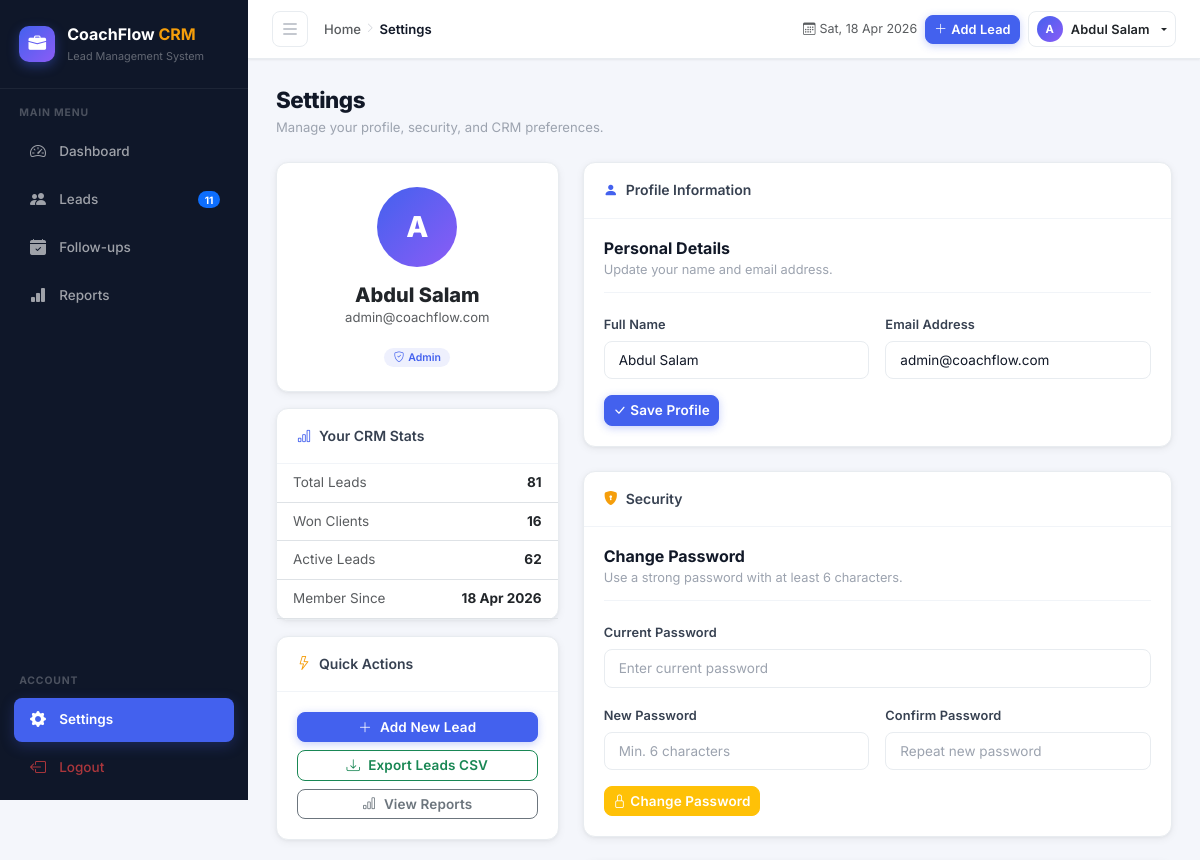
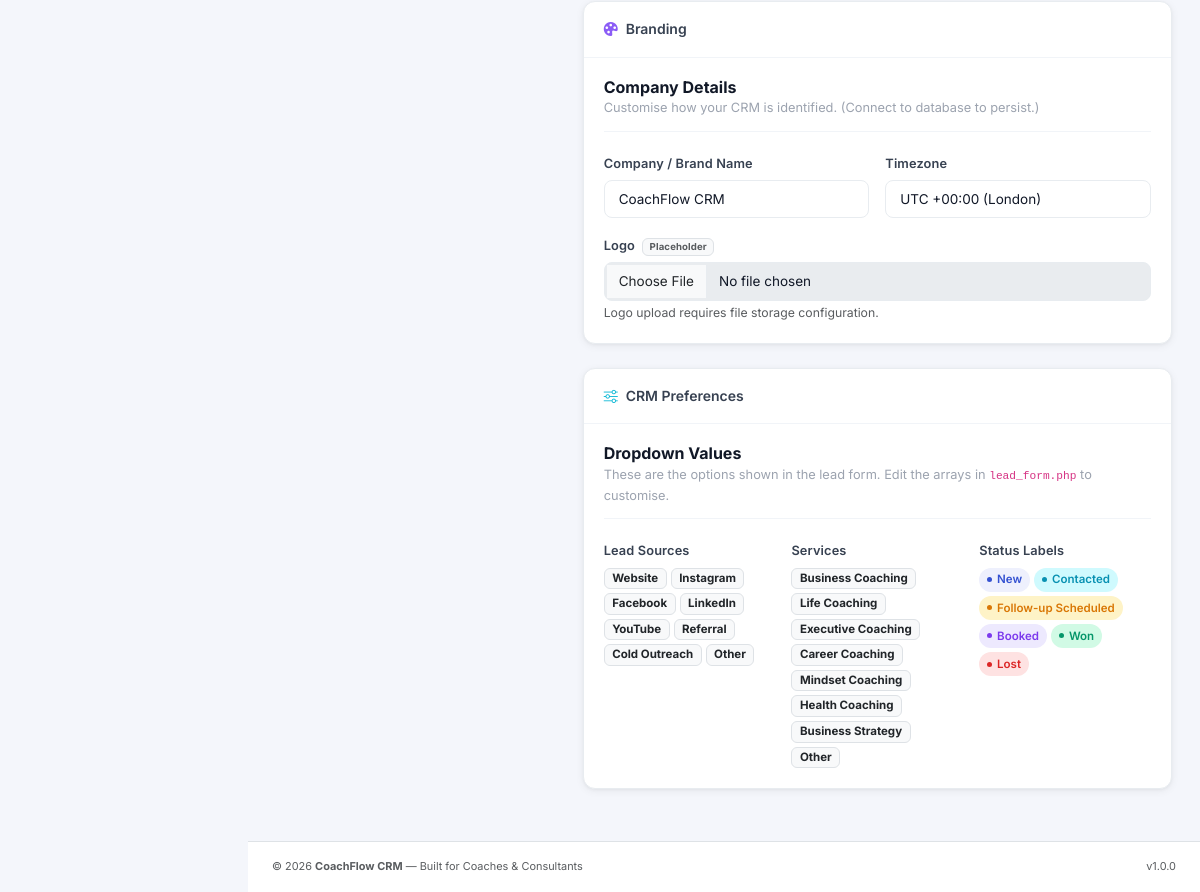
The page /settings.php (signed in) on the database its author committed (2 pictures, top to bottom).
### tables this page shows
CREATE TABLE IF NOT EXISTS users (
    id          INT AUTO_INCREMENT PRIMARY KEY,
    name        VARCHAR(100)  NOT NULL,
    email       VARCHAR(150)  NOT NULL UNIQUE,
    password    VARCHAR(255)  NOT NULL,
    created_at  DATETIME      NOT NULL DEFAULT CURRENT_TIMESTAMP
);

### settings.php (the view, shortened to what this page needs)
<?php
require_once __DIR__ . '/includes/db.php';
$user = currentUser();
$uStmt = $pdo->prepare("SELECT * FROM users WHERE id=?");
$uStmt->execute([$user['id']]);
$userData = $uStmt->fetch();
$leadSources = ['Website','Instagram','Facebook','LinkedIn','YouTube','Referral','Cold Outreach','Other'];
$services    = ['Business Coaching','Life Coaching','Executive Coaching','Career Coaching','Mindset Coaching','Health Coaching','Business Strategy','Other'];
$statuses    = ['New','Contacted','Follow-up Scheduled','Booked','Won','Lost'];
$stats = [
    ['Total Leads',   $pdo->query("SELECT COUNT(*) FROM leads")->fetchColumn()],
    ['Won Clients',   $pdo->query("SELECT COUNT(*) FROM leads WHERE status='Won'")->fetchColumn()],
    ['Active Leads',  $pdo->query("SELECT COUNT(*) FROM leads WHERE status NOT IN ('Won','Lost')")->fetchColumn()],
    ['Member Since',  date('d M Y', strtotime($userData['created_at']))],
];
require_once __DIR__ . '/includes/header.php';
require_once __DIR__ . '/includes/sidebar.php';
?>
<div class="mb-4">
    <h1 class="page-title">Settings</h1>
    <p class="page-subtitle mb-0">Manage your profile, security, and CRM preferences.</p>
</div>
<div class="row g-4">
    <div class="col-12 col-lg-4">
        <div class="card mb-3 text-center">
            <div class="card-body py-4">
                <div class="photo-placeholder mx-auto mb-3">
                    <?= strtoupper(substr($userData['name'],0,1)) ?>
                </div>
                <h5 class="fw-800 mb-0"><?= htmlspecialchars($userData['name']) ?></h5>
                <p class="text-muted" style="font-size:0.82rem;"><?= htmlspecialchars($userData['email']) ?></p>
                <span class="badge" style="background:var(--blue-lt);color:var(--blue);font-weight:600;border-radius:20px;padding:.35em .9em;">
                    <i class="bi bi-shield-check me-1"></i>Admin
                </span>
            </div>
        </div>
        <div class="card mb-3">
            <div class="card-header"><i class="bi bi-bar-chart me-2 text-blue"></i>Your CRM Stats</div>
            <div class="card-body p-0">
                <?php foreach ($stats as [$lbl, $val]): ?>
                <div class="d-flex justify-content-between align-items-center px-3 py-2 border-bottom" style="font-size:0.845rem;">
                    <span class="text-muted"><?= $lbl ?></span>
                    <span class="fw-700"><?= $val ?></span>
                </div>
                <?php endforeach; ?>
            </div>
        </div>
        <div class="card">
            <div class="card-header"><i class="bi bi-lightning me-2 text-orange"></i>Quick Actions</div>
            <div class="card-body d-grid gap-2">
                <a href="<?= BASE_URL ?>lead_form.php" class="btn btn-primary btn-sm"><i class="bi bi-plus-lg me-2"></i>Add New Lead</a>
                <a href="<?= BASE_URL ?>reports_export.php" class="btn btn-outline-success btn-sm"><i class="bi bi-download me-2"></i>Export Leads CSV</a>
                <a href="<?= BASE_URL ?>reports.php" class="btn btn-outline-secondary btn-sm"><i class="bi bi-bar-chart me-2"></i>View Reports</a>
            </div>
        </div>
    </div>
    <div class="col-12 col-lg-8">
        <div class="card mb-4 settings-section">
            <div class="card-header"><i class="bi bi-person-fill me-2 text-blue"></i>Profile Information</div>
            <div class="card-body">
                <div class="settings-label-group">
                    <h6>Personal Details</h6>
                    <p>Update your name and email address.</p>
                </div>
                <form method="POST">
                    <div class="row g-3">
                        <div class="col-12 col-sm-6">
                            <label class="form-label">Full Name</label>
                            <input type="text" class="form-control" name="name" value="<?= htmlspecialchars($userData['name']) ?>" required>
                        </div>
                        <div class="col-12 col-sm-6">
                            <label class="form-label">Email Address</label>
                            <input type="email" class="form-control" name="email" value="<?= htmlspecialchars($userData['email']) ?>" required>
                        </div>
                    </div>
                    <div class="mt-3">
                        <button type="submit" class="btn btn-primary btn-sm"><i class="bi bi-check-lg me-1"></i>Save Profile</button>
                    </div>
                </form>
            </div>
        </div>
        <div class="card mb-4 settings-section">
            <div class="card-header"><i class="bi bi-shield-lock-fill me-2 text-orange"></i>Security</div>
            <div class="card-body">
                <div class="settings-label-group">
                    <h6>Change Password</h6>
                    <p>Use a strong password with at least 6 characters.</p>
                </div>
                <form method="POST">
                    <div class="row g-3">
                        <div class="col-12">
                            <label class="form-label">Current Password</label>
                            <input type="password" class="form-control" name="current_password" required placeholder="Enter current password">
                        </div>
                        <div class="col-12 col-sm-6">
                            <label class="form-label">New Password</label>
                            <input type="password" class="form-control" name="new_password" minlength="6" required placeholder="Min. 6 characters">
                        </div>
                        <div class="col-12 col-sm-6">
                            <label class="form-label">Confirm Password</label>
                            <input type="password" class="form-control" name="confirm_password" required placeholder="Repeat new password">
                        </div>
                    </div>
                    <div class="mt-3">
                        <button type="submit" class="btn btn-warning text-white btn-sm"><i class="bi bi-lock me-1"></i>Change Password</button>
                    </div>
                </form>
            </div>
        </div>
        <div class="card mb-4 settings-section">
            <div class="card-header"><i class="bi bi-palette-fill me-2 text-purple"></i>Branding</div>
            <div class="card-body">
                <div class="settings-label-group">
                    <h6>Company Details</h6>
                    <p>Customise how your CRM is identified. (Connect to database to persist.)</p>
                </div>
                <div class="row g-3">
                    <div class="col-12 col-sm-6">
                        <label class="form-label">Company / Brand Name</label>
                        <input type="text" class="form-control" placeholder="e.g. Sarah's Coaching Studio" value="CoachFlow CRM">
                    </div>
                    <div class="col-12 col-sm-6">
                        <label class="form-label">Timezone</label>
                        <select class="form-select">
                            <option selected>UTC +00:00 (London)</option>
                        </select>
                    </div>
                    <div class="col-12">
                        <label class="form-label">Logo <span class="badge bg-light text-muted border ms-1">Placeholder</span></label>
                        <input type="file" class="form-control" accept="image/*" disabled>
                        <small class="text-muted">Logo upload requires file storage configuration.</small>
                    </div>
                </div>
            </div>
        </div>
        <div class="card settings-section">
            <div class="card-header"><i class="bi bi-sliders me-2 text-teal"></i>CRM Preferences</div>
            <div class="card-body">
                <div class="settings-label-group">
                    <h6>Dropdown Values</h6>
                    <p>These are the options shown in the lead form. Edit the arrays in <code>lead_form.php</code> to customise.</p>
                </div>
                <div class="row g-3">
                    <div class="col-12 col-md-4">
                        <label class="form-label">Lead Sources</label>
                        <div class="d-flex flex-wrap gap-1">
                            <?php foreach ($leadSources as $s): ?>
                                <span class="badge bg-light text-dark border" style="font-size:0.72rem;"><?= htmlspecialchars($s) ?></span>
                            <?php endforeach; ?>
                        </div>
                    </div>
                    <div class="col-12 col-md-4">
                        <label class="form-label">Services</label>
                        <div class="d-flex flex-wrap gap-1">
                            <?php foreach ($services as $s): ?>
                                <span class="badge bg-light text-dark border" style="font-size:0.72rem;"><?= htmlspecialchars($s) ?></span>
                            <?php endforeach; ?>
                        </div>
                    </div>
                    <div class="col-12 col-md-4">
                        <label class="form-label">Status Labels</label>
                        <div class="d-flex flex-wrap gap-1">
                            <?php foreach ($statuses as $s): ?>
                                <span class="status-badge status-<?= str_replace(' ','-',$s) ?>"><?= $s ?></span>
                            <?php endforeach; ?>
                        </div>
                    </div>
                </div>
            </div>
        </div>
    </div>
</div>
<?php require_once __DIR__ . '/includes/footer.php'; ?>

### rows shown on the page
users: name "A", name "Abdul Salam", email "admin@coachflow.com"

### other values the page prints
$totalCount "11"
$pageTitle "Settings"
substr($_SESSION['user_name'] ?? 'A', 0, 1) "A"
$_SESSION['user_name'] "Abdul Salam"
$lbl "Total Leads"
$val "81"
$lbl "Won Clients"
$val "16"
$lbl "Active Leads"
$val "62"
$lbl "Member Since"
$val "18 Apr 2026"
$s "Website"
$s "Instagram"
$s "Facebook"
